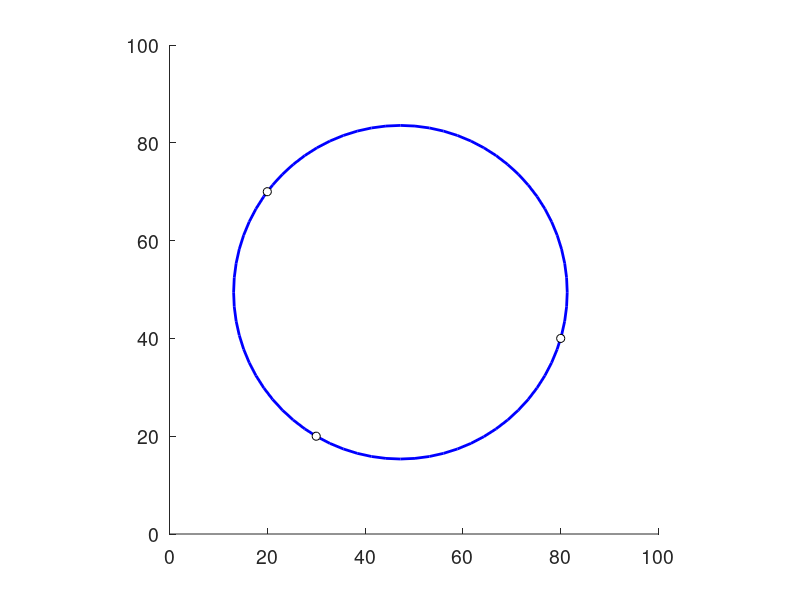
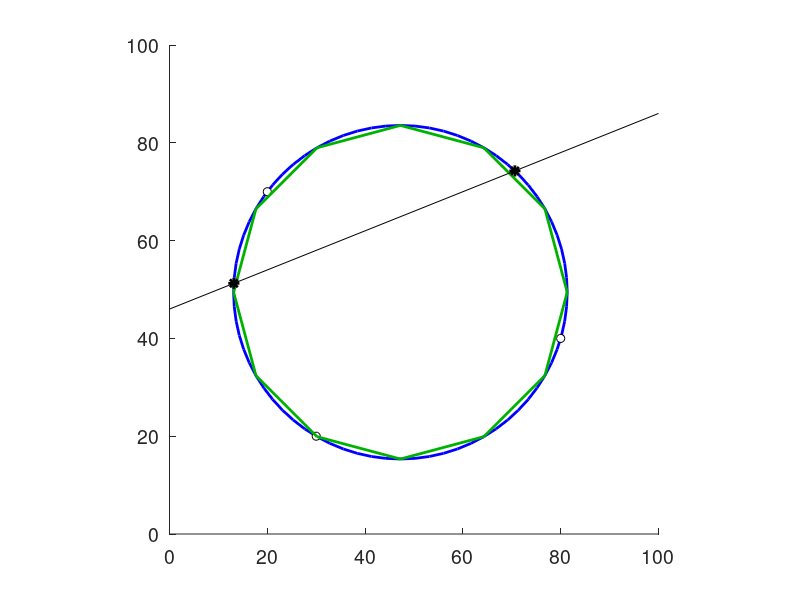

The MATLAB source for these figures, in order:
%CIRCLE2D_DEMO  One-line description here, please.
%
%   output = circle2d_demo(input)
%
%   Example
%   circle2d_demo
%
%   See also
%
 
% ------
% Author: David Legland
% e-mail: david.legland@inrae.fr
% INRAE - BIA Research Unit - BIBS Platform (Nantes)
% Created: 2020-01-09,    using Matlab 9.7.0.1247435 (R2019b) Update 2
% Copyright 2020 INRAE.


pA = [30 20];
pB = [80 40];
pC = [20 70];

circ = circumCircle(pA, pB, pC);

figure; set(gca, 'fontsize', 14); axis equal; axis([0 100 0 100]); hold on;
drawCircle(circ, 'color', 'b', 'linewidth', 2);
drawPoint([pA ; pB; pC], 'color', 'k', 'markerfacecolor', 'w', 'marker', 'o', 'markersize', 6);

print(gcf, 'circle.png', '-dpng');

poly = circleToPolygon(circ, 12);
drawPolygon(poly, 'color', [0 .7 0], 'linestyle', '-', 'linewidth', 2);

line = [60 70 5 2];
inters = intersectLineCircle(line, circ);
drawLine(line, 'color', 'k');
drawPoint(inters, 'marker', '*', 'color', 'k', 'markersize', 8, 'linewidth', 2);

print(gcf, 'circle_demo.png', '-dpng');